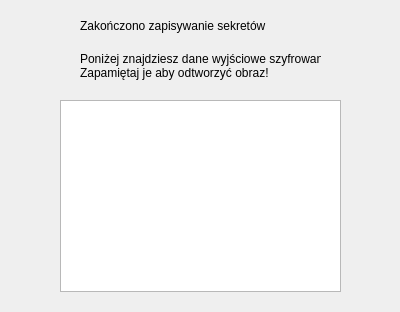
<?xml version="1.0" encoding="UTF-8"?>
<ui version="4.0">
 <class>WindowOutput</class>
 <widget class="QDialog" name="WindowOutput">
  <property name="geometry">
   <rect>
    <x>0</x>
    <y>0</y>
    <width>400</width>
    <height>312</height>
   </rect>
  </property>
  <property name="windowTitle">
   <string>Zakończono zapisywanie sekretów</string>
  </property>
  <widget class="QLabel" name="label">
   <property name="geometry">
    <rect>
     <x>80</x>
     <y>0</y>
     <width>241</width>
     <height>51</height>
    </rect>
   </property>
   <property name="styleSheet">
    <string notr="true">font: 12pt &quot;MS Shell Dlg 2&quot;;</string>
   </property>
   <property name="text">
    <string>Zakończono zapisywanie sekretów</string>
   </property>
  </widget>
  <widget class="QLabel" name="label_2">
   <property name="geometry">
    <rect>
     <x>80</x>
     <y>50</y>
     <width>241</width>
     <height>31</height>
    </rect>
   </property>
   <property name="text">
    <string>Poniżej znajdziesz dane wyjściowe szyfrowania. 
Zapamiętaj je aby odtworzyć obraz!</string>
   </property>
  </widget>
  <widget class="QTextBrowser" name="textBrowser">
   <property name="geometry">
    <rect>
     <x>60</x>
     <y>100</y>
     <width>281</width>
     <height>192</height>
    </rect>
   </property>
  </widget>
 </widget>
 <resources/>
 <connections/>
</ui>
